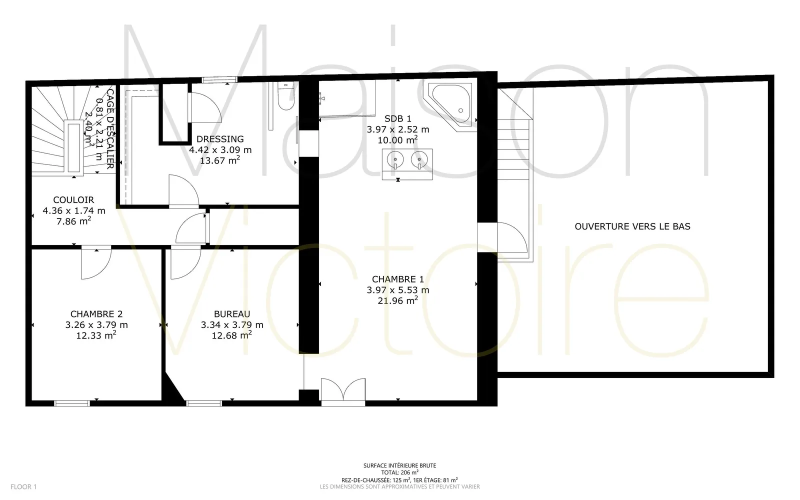
#> input picture src/media/floorplan-v3036-taillades-1.webp, 1600 x 1000 px (shown at 1/2 size)
$ python remove_watermark.py -m ../src/media/floorplan-v3036-taillades-1.webp -o out ../src/media/floorplan-v3040-bonnieux-0.webp
#> lines starting #> are read from the running program, lines starting #| are printed output that depends on the picture
# Remove Watermark from Images using Inpainting
# This script processes images in the 'inputs' folder, removes the watermark using a provided mask,
# and saves the results in the 'outputs' folder.
# Requirements: OpenCV, NumPy
# Usage: Place your images in 'inputs' and the watermark mask as 'watermark_mask.png', then run the script.
# Remember to activate venv: source ./bin/activate from project folder

import cv2
import numpy as np
import os
import argparse

def process_batch():
    parser = argparse.ArgumentParser(description="Multi-scale detection & watermark removal.")
    parser.add_argument("--mask", "-m", required=True, help="Grayscale mask (white pattern on black).")
    parser.add_argument("--output", "-o", required=True, help="Output directory.")
    parser.add_argument("input_files", nargs='+', help="Input images.")
    args = parser.parse_args()

    # Load mask as the template
    template = cv2.imread(args.mask, 0)
#> template: shape (1000, 1600); min 0, max 255, mean 234.5
    if template is None: return

    if not os.path.exists(args.output): os.makedirs(args.output)

    for img_path in args.input_files:
        img = cv2.imread(img_path)
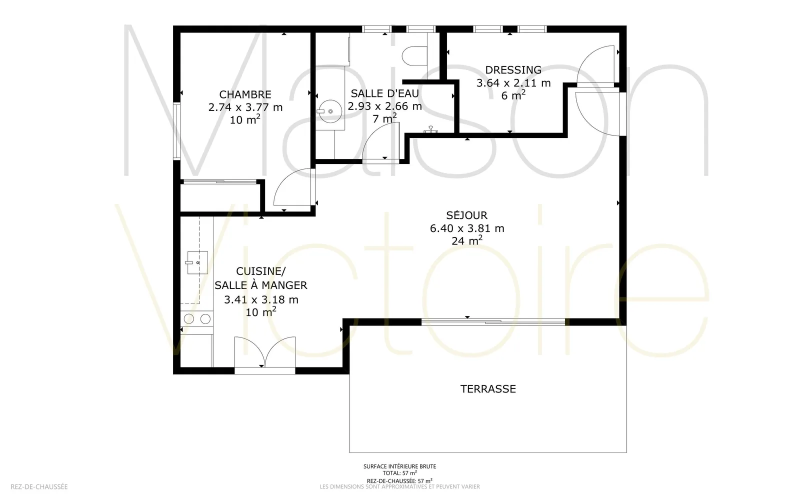
#> input picture src/media/floorplan-v3040-bonnieux-0.webp, 1600 x 1000 px (shown at 1/2 size)
#> img is the input picture: shape (1000, 1600, 3); mean B, G, R 243.5, 243.8, 243.9
        if img is None: continue

        gray = cv2.cvtColor(img, cv2.COLOR_BGR2GRAY)
        found = None

        # 1. Multi-scale detection: Loop through possible sizes of the watermark
        # Searching from 40% to 150% of the original mask size
        for scale in np.linspace(0.4, 1.5, 20):
            resized_w = int(template.shape[1] * scale)
            resized_h = int(template.shape[0] * scale)

            if resized_w > img.shape[1] or resized_h > img.shape[0]:
                continue

            resized_t = cv2.resize(template, (resized_w, resized_h))

            # TM_CCOEFF_NORMED is robust for semi-transparent white text
            res = cv2.matchTemplate(gray, resized_t, cv2.TM_CCOEFF_NORMED)
            _, max_val, _, max_loc = cv2.minMaxLoc(res)

            # Keep track of the best match found across all scales
            if found is None or max_val > found[0]:
                found = (max_val, max_loc, scale)
#> this loop made 20 passes
#> (max_val, found) on pass 1: (0.34, (0.34, (856, 323), 0.4))
#> (max_val, max_loc) on passes 2 to 7: (0.316, (799, 277)), (0.256, (742, 189)), (0.307, (683, 180)), (0.137, (143, 168)), (0.112, (186, 86)), (0.136, (96, 146))
#> pass 1, in process_batch, `resized_t = cv2.resize(template, (resized_w, resized_h))`:
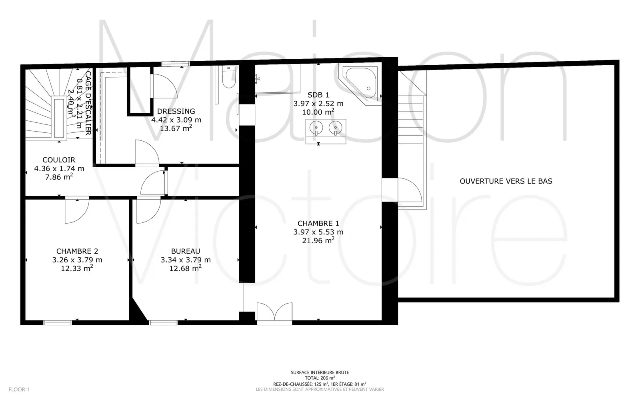
#> resized_t: shape (400, 640); min 0, max 255, mean 234.6
#> pass 1, in process_batch, `res = cv2.matchTemplate(gray, resized_t, cv2.TM_CCOEFF_NORMED)`:
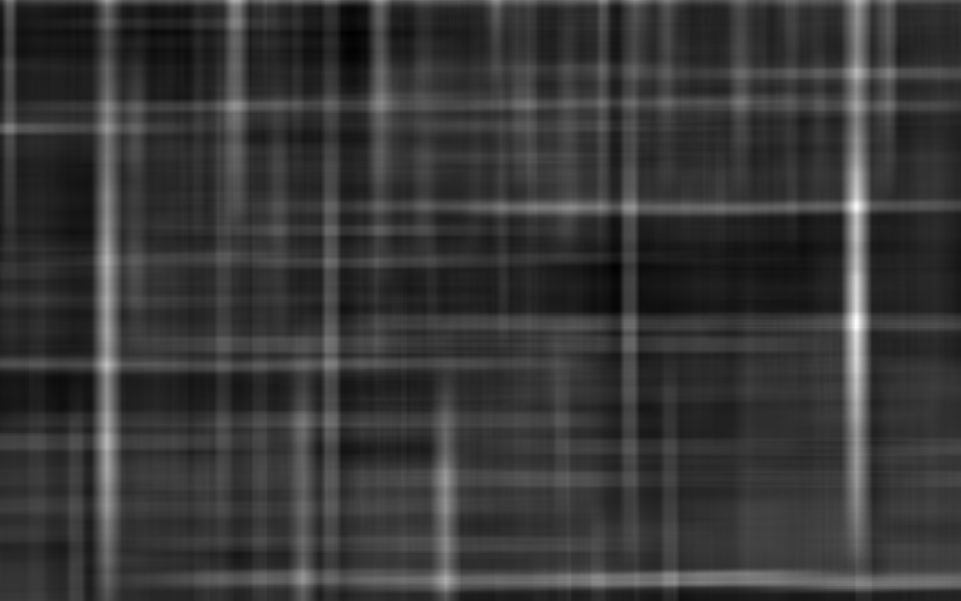
#> res: shape (601, 961) float32; min -0.0888, max 0.34, mean 0.00534; drawn with min black and max white
#> pass 2, in process_batch, `resized_t = cv2.resize(template, (resized_w, resized_h))`:
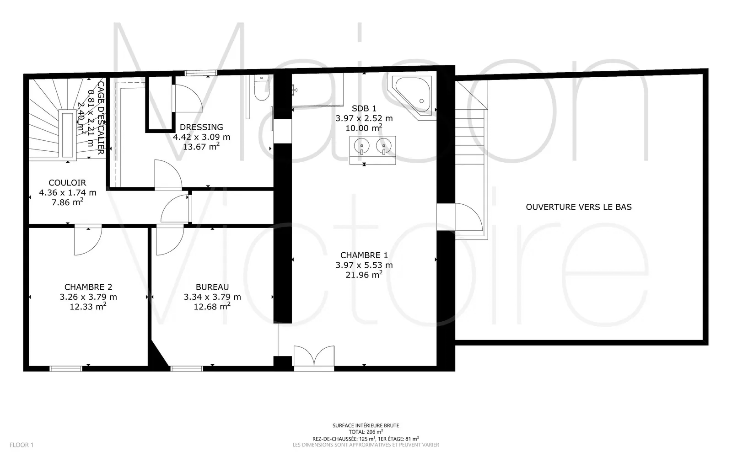
#> resized_t: shape (457, 732); min 0, max 255, mean 234.5
#> pass 2, in process_batch, `res = cv2.matchTemplate(gray, resized_t, cv2.TM_CCOEFF_NORMED)`:
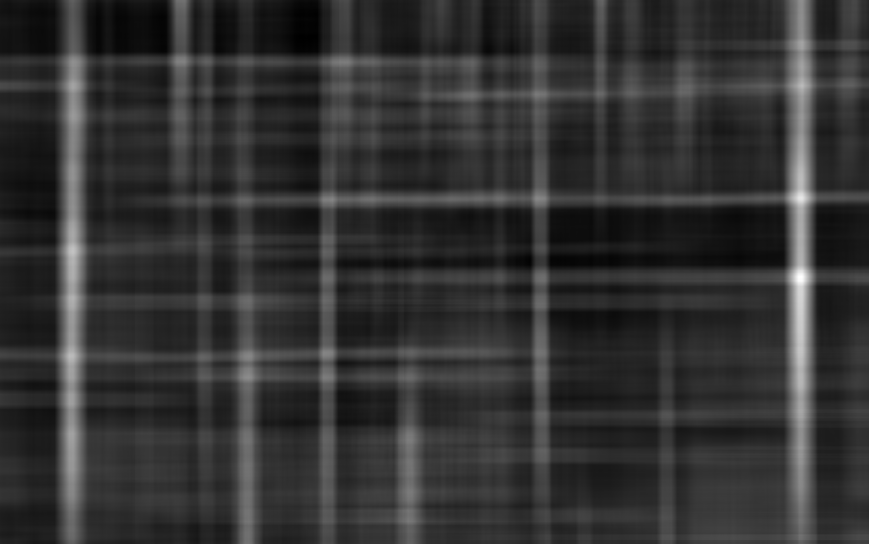
#> res: shape (544, 869) float32; min -0.0726, max 0.316, mean 0.00528; drawn with min black and max white
#> after the loop:
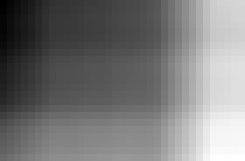
#> res: shape (23, 35) float32 (shown 7 times larger); min -0.00337, max 0.0529, mean 0.0234; drawn with min black and max white

        # 2. Threshold check: Only process if match is convincing (e.g., > 0.6)
        # This handles your "sometimes there is no watermark" requirement
        if found and found[0] > 0.6:
            max_val, max_loc, scale = found

            # Recreate the best-fitting mask
            best_w = int(template.shape[1] * scale)
            best_h = int(template.shape[0] * scale)
            best_mask = cv2.resize(template, (best_w, best_h))

            # Apply mask to a blank canvas the size of the target image
            full_mask = np.zeros(img.shape[:2], dtype="uint8")
            full_mask[max_loc[1]:max_loc[1]+best_h, max_loc[0]:max_loc[0]+best_w] = best_mask

            # 3. Inpaint
            result = cv2.inpaint(img, full_mask, 5, cv2.INPAINT_TELEA)
            print(f"Detected & Removed: {os.path.basename(img_path)} (Confidence: {max_val:.2f})")
        else:
            result = img
            print(f"Skipped (No watermark found): {os.path.basename(img_path)}")

        cv2.imwrite(os.path.join(args.output, os.path.basename(img_path)), result)

if __name__ == "__main__":
    process_batch()
